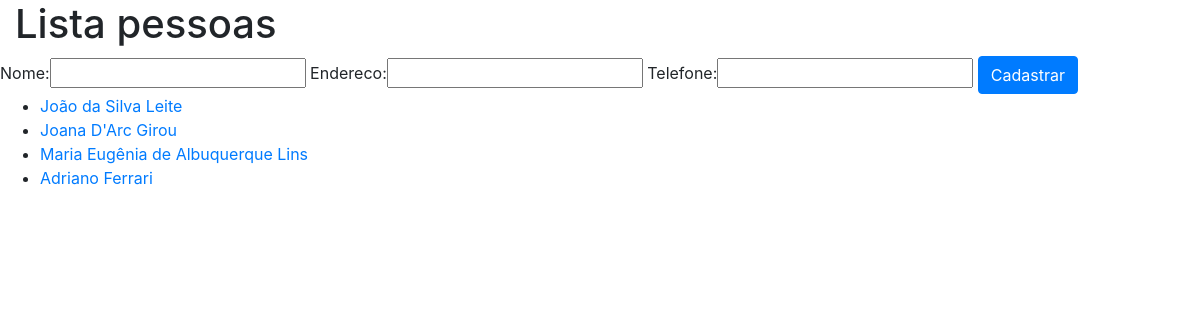
The app's page /pessoas/ with its own data.
### core/models.py (models this page shows, shortened)
class Pessoa(models.Model):
    nome = models.CharField(max_length=100)
    endereco = models.CharField(max_length=200)
    telefone = models.CharField(max_length=15)

### core/views.py (the view)
# urls.py: path('pessoas/', lista_pessoas, name='core_lista_pessoas'),
def lista_pessoas(request):
    pessoas = Pessoa.objects.all()
    form = PessoaForm()
    data = {'pessoas': pessoas, 'form': form}
    return render(request, 'core/lista_pessoas.html', data)

### core/forms.py
class PessoaForm(ModelForm):
    class Meta:
        model = Pessoa
        fields = '__all__'

### core/templates/core/lista_pessoas.html (shortened to what this page needs)
{% extends 'base.html' %}
{% load bootstrap %}
{% block main %}
<div class="row">
    <div class="col-12">
        <h1>Lista pessoas</h1>
    </div>
</div>
<div class="row">
    <div class="col-sm-6.">
        <form action="{% url 'core_pessoa_nova' %}" method="POST">
            {{ form|bootstrap }}
            <button type="submit" class="btn btn-primary">Cadastrar</button>
        </form>
    </div>
    <div class="col-sm-6.">
        <ul>
            {% for pessoa in pessoas %}
                <li>
                    <a href="{% url 'core_pessoa_update' pessoa.id %}">{{ pessoa.nome }}</a>
                </li>
            {% endfor %}
        </ul>
    </div>
</div>
{% endblock %}

### records on screen
Pessoa: nome "João da Silva Leite"
Pessoa: nome "Joana D'Arc Girou"
Pessoa: nome "Maria Eugênia de Albuquerque Lins"
Pessoa: nome "Adriano Ferrari"
